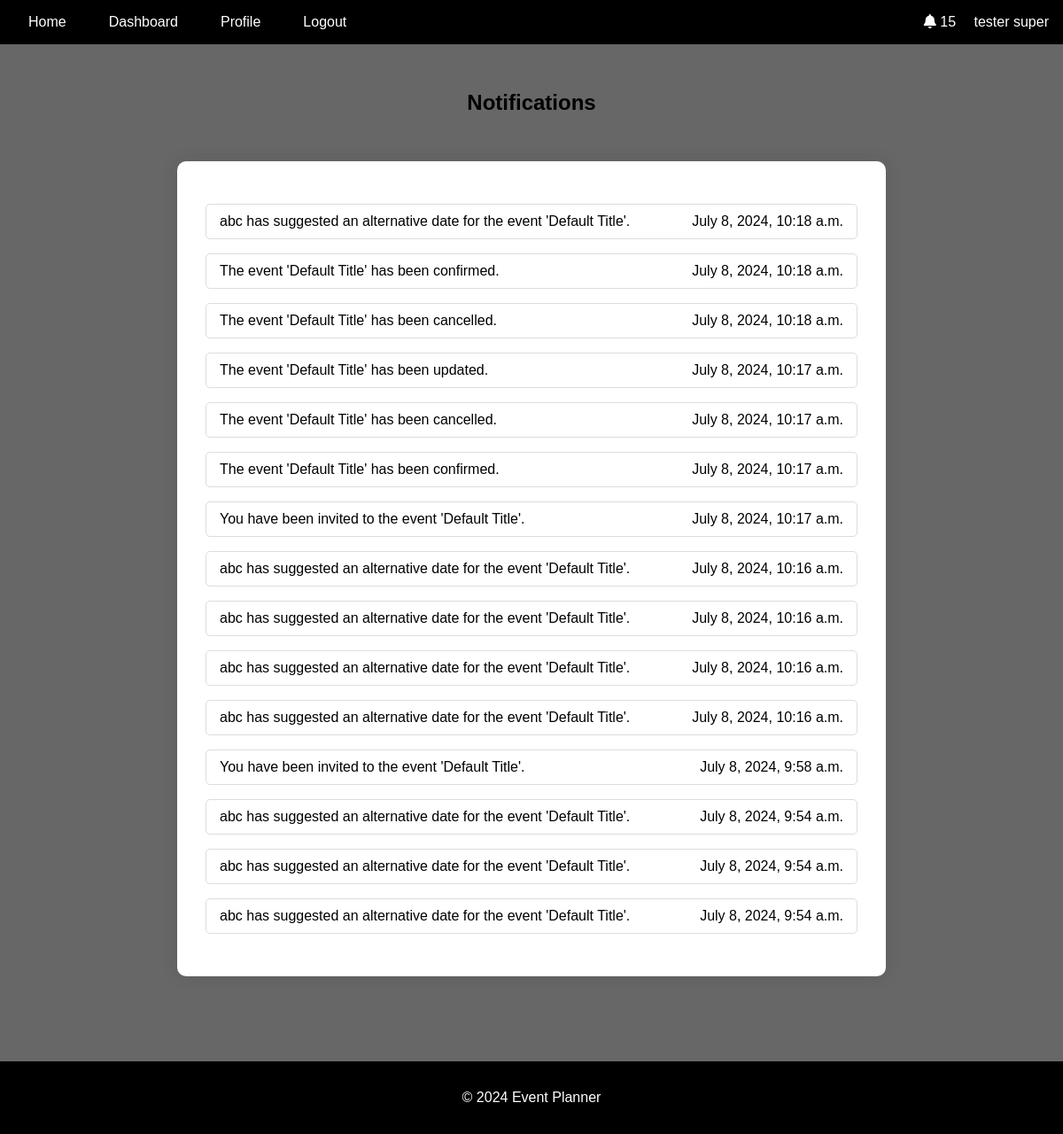
The page /notifications/ (signed in) on the database its author committed.
### notifications/models.py (models this page shows, shortened)
class Notification(models.Model):
    NOTIFICATION_TYPES = [
        ("event_created", "Event Created"),
        ("event_updated", "Event Updated"),
        ("event_cancelled", "Event Cancelled"),
        ("invitation_response", "Invitation Response"),
        ("suggested_alternate_date", "Suggested Alternate Date"),
        ("event_confirmed", "Event Confirmed"),
    ]
    user = models.ForeignKey(User, on_delete=models.CASCADE)
    event = models.ForeignKey(Event, on_delete=models.CASCADE)
    type = models.CharField(max_length=50, choices=NOTIFICATION_TYPES)
    message = models.TextField()
    created_at = models.DateTimeField(auto_now_add=True)
    read = models.BooleanField(default=False)

### notifications/views.py (the view)
# urls.py: path("", views.notifications, name="notifications"),
@login_required
def notifications(request):
    notifications = Notification.objects.filter(user=request.user).order_by(
        "-created_at"
    )
    return render(
        request,
        "notifications/notifications.html",
        {"notifications": notifications},
    )

### events/models.py (called while the page is built)
    def get_absolute_url(self):
        return reverse("event_details", args=[str(self.id)])

### notifications/context_processors.py (called while the page is built)
def notifications(request):
    if request.user.is_authenticated:
        all_notifications = Notification.objects.filter(
            user=request.user
        ).order_by("-created_at")
        unread_notifications = all_notifications.filter(read=False)[:8]
        notification_count = all_notifications.count()
        return {
            "recent_notifications": unread_notifications,
            "notification_count": notification_count,
        }
    return {}

### templates/notifications/notifications.html (shortened to what this page needs)
{% extends 'base.html' %}
{% block content %}
<h2 style="text-align: center; color: #000;">Notifications</h2>
<div class="notifications-list">
    <ul>
        {% for notification in notifications %}
        <li class="notification-item {% if not notification.read %}unread{% endif %}">
            <a href="{{ notification.event.get_absolute_url }}" class="notification-link">
                <span class="notification-title">{{ notification.message }}</span>
                <span class="notification-time">{{ notification.created_at|date:"F j, Y, g:i a" }}</span>
            </a>
        </li>
        {% empty %}
        <li>No notifications</li>
        {% endfor %}
    </ul>
</div>
{% endblock %}

### templates/base.html (shortened to what this page needs)
<!DOCTYPE html>
<html lang="en">
<head>
    {% load static %}
    <link rel="stylesheet" href="{% static 'css/styles.css' %}">
    <link rel="stylesheet" href="https://cdnjs.cloudflare.com/ajax/libs/font-awesome/5.15.4/css/all.min.css">
    <link rel="stylesheet" href="https://cdnjs.cloudflare.com/ajax/libs/fullcalendar/3.10.2/fullcalendar.min.css" />
</head>
<body>
    <header>
        <nav class="navbar">
            <ul class="nav-links">
                <li><a href="{% url 'home' %}" class="{% if request.resolver_match.url_name == 'home' %}active{% endif %}">Home</a></li>
                {% if user.is_authenticated %}
                    <li><a href="{% url 'dashboard' %}" class="{% if request.resolver_match.url_name == 'dashboard' %}active{% endif %}">Dashboard</a></li>
                    <li><a href="{% url 'profile' %}" class="{% if request.resolver_match.url_name == 'profile' %}active{% endif %}">Profile</a></li>
                    <li><a href="{% url 'account_logout' %}">Logout</a></li>
                {% else %}
                    <li><a href="{% url 'account_login' %}" class="{% if request.resolver_match.url_name == 'account_login' %}active{% endif %}">Login</a></li>
                    <li><a href="{% url 'account_signup' %}" class="{% if request.resolver_match.url_name == 'account_signup' %}active{% endif %}">Sign Up</a></li>
                {% endif %}
            </ul>
            {% if user.is_authenticated %}
            <div class="user-info">
                <i class="fas fa-bell" id="notificationBell"></i>
                <span class="notification-count" id="notificationCount">{{ notification_count }}</span>
                {{ user.first_name }} {{ user.last_name }}
            </div>
            {% endif %}
        </nav>
    </header>
    <main>
        {% block content %}{% endblock %}
    </main>
    <footer>
        <p>&copy; 2024 Event Planner</p>
    </footer>
</body>
</html>

### static/css/styles.css (style rules this page uses)
* { box-sizing: border-box; }
body { font-family: Arial, sans-serif; margin: 0; padding: 0; background-color: #676767; display: flex; flex-direction: column; min-height: 100vh; }
header { background-color: #000000; color: white; padding: 1rem; }
.navbar { display: flex; justify-content: space-between; align-items: center; }
.nav-links { list-style: none; padding: 0; margin: 0; display: flex; }
.nav-links li { margin-right: 1rem; }
.nav-links li a { color: white; text-decoration: none; padding: 0.5rem 1rem; border-radius: 3px; }
.user-info { color: white; }
main { flex: 1; padding: 2rem; display: flex; justify-content: center; align-items: center; flex-direction: column; margin-bottom: 2rem; }
footer { text-align: center; padding: 1rem; background-color: #000000; color: white; position: relative; bottom: 0; width: 100%; }
#notificationCount { margin-right: 1rem; }
.notifications-list { background-color: white; padding: 2rem; border-radius: 10px; box-shadow: 0 0 20px rgba(0, 0, 0, 0.1); width: 80%; max-width: 800px; margin: 2rem auto; color: #333; }
.notifications-list ul { list-style-type: none; padding: 0; }
.notifications-list ul li { margin-bottom: 1rem; }
.notifications-list ul li .notification-link { text-decoration: none; color: #000; display: flex; justify-content: space-between; padding: 10px 15px; border: 1px solid #ddd; border-radius: 5px; transition: background-color 0.3s; }

### rows shown on the page
Notification: message "abc has suggested an alternative date for the event 'Default Title'.", created_at "July 8, 2024, 10:18 a.m."
Notification: message "The event 'Default Title' has been confirmed.", created_at "July 8, 2024, 10:18 a.m."
Notification: message "The event 'Default Title' has been cancelled.", created_at "July 8, 2024, 10:18 a.m."
Notification: message "The event 'Default Title' has been updated.", created_at "July 8, 2024, 10:17 a.m."
Notification: message "The event 'Default Title' has been cancelled.", created_at "July 8, 2024, 10:17 a.m."
Notification: message "The event 'Default Title' has been confirmed.", created_at "July 8, 2024, 10:17 a.m."
Notification: message "You have been invited to the event 'Default Title'.", created_at "July 8, 2024, 10:17 a.m."
Notification: message "abc has suggested an alternative date for the event 'Default Title'.", created_at "July 8, 2024, 10:16 a.m."
Notification: message "abc has suggested an alternative date for the event 'Default Title'.", created_at "July 8, 2024, 10:16 a.m."
Notification: message "abc has suggested an alternative date for the event 'Default Title'.", created_at "July 8, 2024, 10:16 a.m."
Notification: message "abc has suggested an alternative date for the event 'Default Title'.", created_at "July 8, 2024, 10:16 a.m."
Notification: message "You have been invited to the event 'Default Title'.", created_at "July 8, 2024, 9:58 a.m."
Notification: message "abc has suggested an alternative date for the event 'Default Title'.", created_at "July 8, 2024, 9:54 a.m."
Notification: message "abc has suggested an alternative date for the event 'Default Title'.", created_at "July 8, 2024, 9:54 a.m."
Notification: message "abc has suggested an alternative date for the event 'Default Title'.", created_at "July 8, 2024, 9:54 a.m."

### other values the page prints
{{ notification_count }} "15"
{{ user.first_name }} "tester"
{{ user.last_name }} "super"
